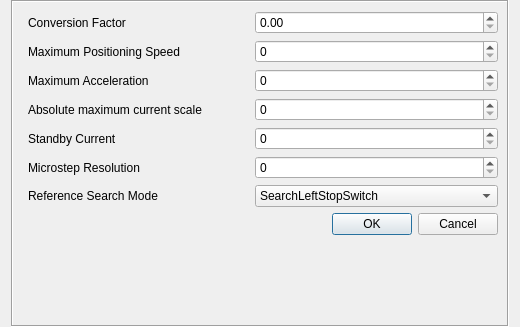
<?xml version="1.0" encoding="UTF-8"?>
<ui version="4.0">
 <class>Form</class>
 <widget class="QWidget" name="Form">
  <property name="geometry">
   <rect>
    <x>0</x>
    <y>0</y>
    <width>520</width>
    <height>327</height>
   </rect>
  </property>
  <property name="sizePolicy">
   <sizepolicy hsizetype="Preferred" vsizetype="Fixed">
    <horstretch>0</horstretch>
    <verstretch>0</verstretch>
   </sizepolicy>
  </property>
  <property name="windowTitle">
   <string>Form</string>
  </property>
  <layout class="QGridLayout" name="gridLayout">
   <property name="topMargin">
    <number>0</number>
   </property>
   <property name="bottomMargin">
    <number>0</number>
   </property>
   <item row="0" column="0">
    <widget class="QFrame" name="frame">
     <property name="frameShape">
      <enum>QFrame::Box</enum>
     </property>
     <property name="frameShadow">
      <enum>QFrame::Sunken</enum>
     </property>
     <layout class="QFormLayout" name="formLayout">
      <item row="0" column="1">
       <layout class="QGridLayout" name="gridLayout_4">
        <item row="6" column="0">
         <widget class="QLabel" name="label_reference_search_mode">
          <property name="text">
           <string>Reference Search Mode</string>
          </property>
         </widget>
        </item>
        <item row="0" column="1">
         <widget class="QDoubleSpinBox" name="doubleSpinBox_conv_fact"/>
        </item>
        <item row="5" column="0">
         <widget class="QLabel" name="label_microstep_resolution">
          <property name="text">
           <string>Microstep Resolution</string>
          </property>
         </widget>
        </item>
        <item row="6" column="1">
         <widget class="QComboBox" name="comboBox_reference_search_mode">
          <item>
           <property name="text">
            <string>SearchLeftStopSwitch</string>
           </property>
          </item>
          <item>
           <property name="text">
            <string>SearchRightStopSwitch</string>
           </property>
          </item>
          <item>
           <property name="text">
            <string>SearchRightStopSwitchBothSides</string>
           </property>
          </item>
          <item>
           <property name="text">
            <string>SearchLeftStopSwitchBothSides</string>
           </property>
          </item>
          <item>
           <property name="text">
            <string>SearchHomeSwitchNegativeDirection</string>
           </property>
          </item>
          <item>
           <property name="text">
            <string>SearchHomeSwitchPositiveDirection</string>
           </property>
          </item>
          <item>
           <property name="text">
            <string>SearchHomeSwitchPositiveDirection2</string>
           </property>
          </item>
          <item>
           <property name="text">
            <string>SearchHomeSwitchNegativeDirection2</string>
           </property>
          </item>
         </widget>
        </item>
        <item row="5" column="1">
         <widget class="QSpinBox" name="spinBox_microstep_resolution"/>
        </item>
        <item row="4" column="0">
         <widget class="QLabel" name="label_standby_current">
          <property name="text">
           <string>Standby Current</string>
          </property>
         </widget>
        </item>
        <item row="0" column="0">
         <widget class="QLabel" name="label_conversion_factor">
          <property name="text">
           <string>Conversion Factor</string>
          </property>
         </widget>
        </item>
        <item row="1" column="0">
         <widget class="QLabel" name="label_max_pos_speed">
          <property name="text">
           <string>Maximum Positioning Speed</string>
          </property>
         </widget>
        </item>
        <item row="2" column="0">
         <widget class="QLabel" name="label_max_acceleration">
          <property name="text">
           <string>Maximum Acceleration</string>
          </property>
         </widget>
        </item>
        <item row="3" column="0">
         <widget class="QLabel" name="label_abs_max_current_scale">
          <property name="text">
           <string>Absolute maximum current scale</string>
          </property>
         </widget>
        </item>
        <item row="4" column="1">
         <widget class="QSpinBox" name="spinBox_standby_current"/>
        </item>
        <item row="1" column="1">
         <widget class="QSpinBox" name="spinBox_max_pos_speed"/>
        </item>
        <item row="2" column="1">
         <widget class="QSpinBox" name="spinBox_max_acc"/>
        </item>
        <item row="3" column="1">
         <widget class="QSpinBox" name="spinBox_abs_max_current_scale"/>
        </item>
       </layout>
      </item>
      <item row="1" column="1">
       <widget class="QDialogButtonBox" name="buttonBox">
        <property name="standardButtons">
         <set>QDialogButtonBox::Cancel|QDialogButtonBox::Ok</set>
        </property>
       </widget>
      </item>
     </layout>
    </widget>
   </item>
  </layout>
 </widget>
 <resources/>
 <connections/>
</ui>
